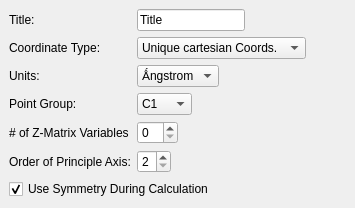
         <widget class="QWidget" name="dataWidget" >
          <layout class="QGridLayout" >
           <property name="leftMargin" >
            <number>9</number>
           </property>
           <property name="topMargin" >
            <number>9</number>
           </property>
           <property name="rightMargin" >
            <number>9</number>
           </property>
           <property name="bottomMargin" >
            <number>9</number>
           </property>
           <property name="horizontalSpacing" >
            <number>6</number>
           </property>
           <property name="verticalSpacing" >
            <number>6</number>
           </property>
           <item row="4" column="0" >
            <widget class="QLabel" name="label_13" >
             <property name="text" >
              <string># of Z-Matrix Variables</string>
             </property>
            </widget>
           </item>
           <item row="2" column="1" >
            <layout class="QHBoxLayout" >
             <property name="spacing" >
              <number>6</number>
             </property>
             <property name="leftMargin" >
              <number>0</number>
             </property>
             <property name="topMargin" >
              <number>0</number>
             </property>
             <property name="rightMargin" >
              <number>0</number>
             </property>
             <property name="bottomMargin" >
              <number>0</number>
             </property>
             <item>
              <widget class="QComboBox" name="dataUnitsCombo" >
               <item>
                <property name="text" >
                 <string>Ǻngstrom</string>
                </property>
               </item>
               <item>
                <property name="text" >
                 <string>Bohr</string>
                </property>
               </item>
              </widget>
             </item>
             <item>
              <spacer>
               <property name="orientation" >
                <enum>Qt::Horizontal</enum>
               </property>
               <property name="sizeHint" >
                <size>
                 <width>40</width>
                 <height>20</height>
                </size>
               </property>
              </spacer>
             </item>
            </layout>
           </item>
           <item row="5" column="0" >
            <widget class="QLabel" name="label_15" >
             <property name="text" >
              <string>Order of Principle Axis:</string>
             </property>
            </widget>
           </item>
           <item row="1" column="0" >
            <widget class="QLabel" name="label_11" >
             <property name="text" >
              <string>Coordinate Type:</string>
             </property>
            </widget>
           </item>
           <item row="3" column="1" >
            <layout class="QHBoxLayout" >
             <property name="spacing" >
              <number>6</number>
             </property>
             <property name="leftMargin" >
              <number>0</number>
             </property>
             <property name="topMargin" >
              <number>0</number>
             </property>
             <property name="rightMargin" >
              <number>0</number>
             </property>
             <property name="bottomMargin" >
              <number>0</number>
             </property>
             <item>
              <widget class="QComboBox" name="dataPointCombo" >
               <item>
                <property name="text" >
                 <string>C1</string>
                </property>
               </item>
               <item>
                <property name="text" >
                 <string>CS</string>
                </property>
               </item>
               <item>
                <property name="text" >
                 <string>CI</string>
                </property>
               </item>
               <item>
                <property name="text" >
                 <string>CnH</string>
                </property>
               </item>
               <item>
                <property name="text" >
                 <string>CnV</string>
                </property>
               </item>
               <item>
                <property name="text" >
                 <string>Cn</string>
                </property>
               </item>
               <item>
                <property name="text" >
                 <string>S2n</string>
                </property>
               </item>
               <item>
                <property name="text" >
                 <string>DnD</string>
                </property>
               </item>
               <item>
                <property name="text" >
                 <string>DnH</string>
                </property>
               </item>
               <item>
                <property name="text" >
                 <string>Dn</string>
                </property>
               </item>
               <item>
                <property name="text" >
                 <string>TD</string>
                </property>
               </item>
               <item>
                <property name="text" >
                 <string>TH</string>
                </property>
               </item>
               <item>
                <property name="text" >
                 <string>T</string>
                </property>
               </item>
               <item>
                <property name="text" >
                 <string>OH</string>
                </property>
               </item>
               <item>
                <property name="text" >
                 <string>O</string>
                </property>
               </item>
              </widget>
             </item>
             <item>
              <spacer>
               <property name="orientation" >
                <enum>Qt::Horizontal</enum>
               </property>
               <property name="sizeHint" >
                <size>
                 <width>40</width>
                 <height>20</height>
                </size>
               </property>
              </spacer>
             </item>
            </layout>
           </item>
           <item row="0" column="1" >
            <layout class="QHBoxLayout" >
             <property name="spacing" >
              <number>6</number>
             </property>
             <property name="leftMargin" >
              <number>0</number>
             </property>
             <property name="topMargin" >
              <number>0</number>
             </property>
             <property name="rightMargin" >
              <number>0</number>
             </property>
             <property name="bottomMargin" >
              <number>0</number>
             </property>
             <item>
              <widget class="QLineEdit" name="dataTitleLine" >
               <property name="text" >
                <string>Title</string>
               </property>
              </widget>
             </item>
             <item>
              <spacer>
               <property name="orientation" >
                <enum>Qt::Horizontal</enum>
               </property>
               <property name="sizeHint" >
                <size>
                 <width>40</width>
                 <height>22</height>
                </size>
               </property>
              </spacer>
             </item>
            </layout>
           </item>
           <item row="1" column="1" >
            <layout class="QHBoxLayout" >
             <property name="spacing" >
              <number>6</number>
             </property>
             <property name="leftMargin" >
              <number>0</number>
             </property>
             <property name="topMargin" >
              <number>0</number>
             </property>
             <property name="rightMargin" >
              <number>0</number>
             </property>
             <property name="bottomMargin" >
              <number>0</number>
             </property>
             <item>
              <widget class="QComboBox" name="dataCoordinateCombo" >
               <item>
                <property name="text" >
                 <string>Unique cartesian Coords.</string>
                </property>
               </item>
               <item>
                <property name="text" >
                 <string>Hilderbrant internals</string>
                </property>
               </item>
               <item>
                <property name="text" >
                 <string>Cartesian coordinates</string>
                </property>
               </item>
               <item>
                <property name="text" >
                 <string>Z-Matrix</string>
                </property>
               </item>
               <item>
                <property name="text" >
                 <string>MOPAC Z-Matrix</string>
                </property>
               </item>
              </widget>
             </item>
             <item>
              <spacer>
               <property name="orientation" >
                <enum>Qt::Horizontal</enum>
               </property>
               <property name="sizeHint" >
                <size>
                 <width>40</width>
                 <height>22</height>
                </size>
               </property>
              </spacer>
             </item>
            </layout>
           </item>
           <item row="6" column="0" colspan="2" >
            <widget class="QCheckBox" name="dataSymmetryCheck" >
             <property name="text" >
              <string>Use Symmetry During Calculation</string>
             </property>
             <property name="checked" >
              <bool>true</bool>
             </property>
            </widget>
           </item>
           <item row="2" column="0" >
            <widget class="QLabel" name="label_12" >
             <property name="text" >
              <string>Units:</string>
             </property>
            </widget>
           </item>
           <item row="0" column="0" >
            <widget class="QLabel" name="label_10" >
             <property name="text" >
              <string>Title:</string>
             </property>
            </widget>
           </item>
           <item row="4" column="1" >
            <layout class="QHBoxLayout" >
             <property name="spacing" >
              <number>6</number>
             </property>
             <property name="leftMargin" >
              <number>0</number>
             </property>
             <property name="topMargin" >
              <number>0</number>
             </property>
             <property name="rightMargin" >
              <number>0</number>
             </property>
             <property name="bottomMargin" >
              <number>0</number>
             </property>
             <item>
              <widget class="QSpinBox" name="dataZMatrixSpin" />
             </item>
             <item>
              <spacer>
               <property name="orientation" >
                <enum>Qt::Horizontal</enum>
               </property>
               <property name="sizeHint" >
                <size>
                 <width>40</width>
                 <height>20</height>
                </size>
               </property>
              </spacer>
             </item>
            </layout>
           </item>
           <item row="5" column="1" >
            <layout class="QHBoxLayout" >
             <property name="spacing" >
              <number>6</number>
             </property>
             <property name="leftMargin" >
              <number>0</number>
             </property>
             <property name="topMargin" >
              <number>0</number>
             </property>
             <property name="rightMargin" >
              <number>0</number>
             </property>
             <property name="bottomMargin" >
              <number>0</number>
             </property>
             <item>
              <widget class="QSpinBox" name="dataOrderSpin" >
               <property name="minimum" >
                <number>2</number>
               </property>
               <property name="maximum" >
                <number>4</number>
               </property>
               <property name="value" >
                <number>2</number>
               </property>
              </widget>
             </item>
             <item>
              <spacer>
               <property name="orientation" >
                <enum>Qt::Horizontal</enum>
               </property>
               <property name="sizeHint" >
                <size>
                 <width>40</width>
                 <height>20</height>
                </size>
               </property>
              </spacer>
             </item>
            </layout>
           </item>
           <item row="3" column="0" >
            <widget class="QLabel" name="label_14" >
             <property name="text" >
              <string>Point Group:</string>
             </property>
            </widget>
           </item>
           <item row="7" column="0" >
            <spacer>
             <property name="orientation" >
              <enum>Qt::Vertical</enum>
             </property>
             <property name="sizeHint" >
              <size>
               <width>20</width>
               <height>0</height>
              </size>
             </property>
            </spacer>
           </item>
          </layout>
         </widget>
